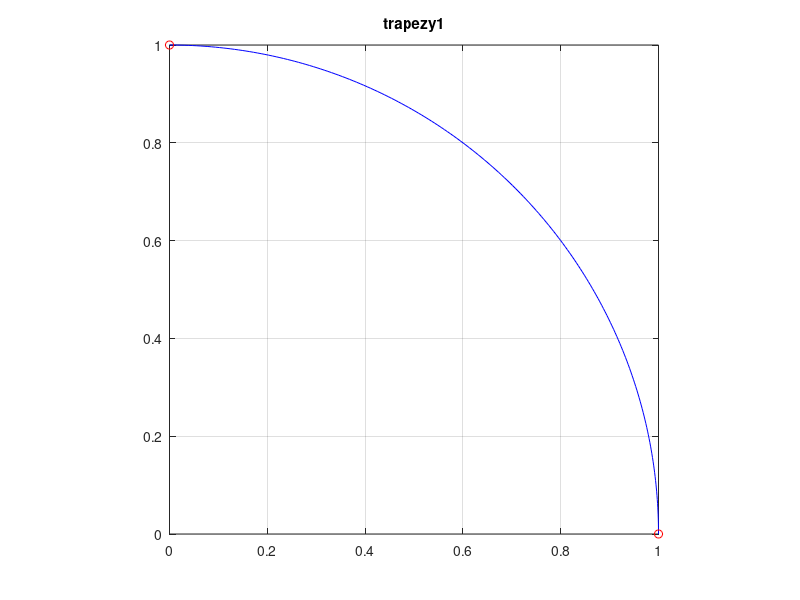
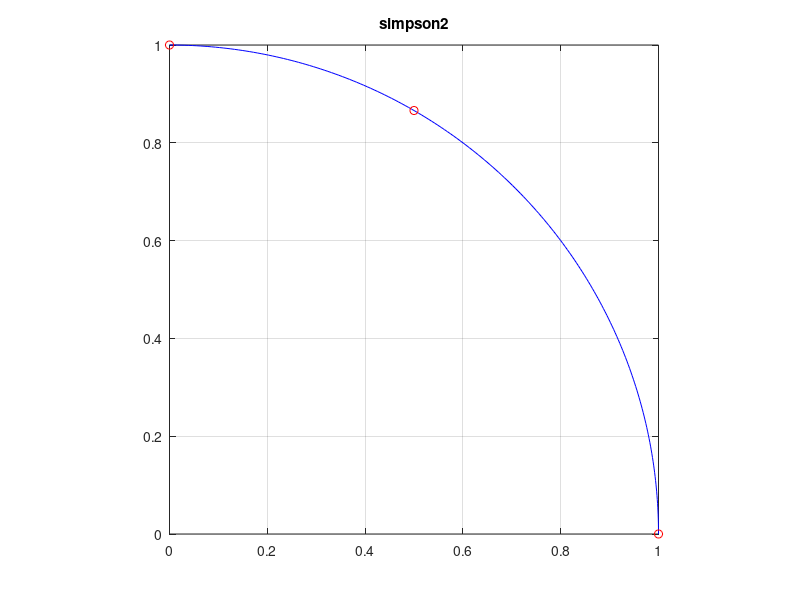
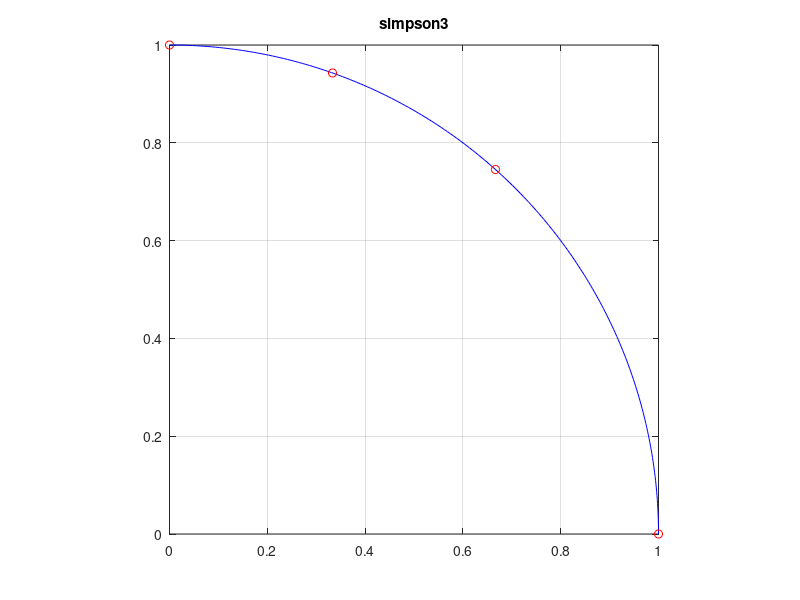
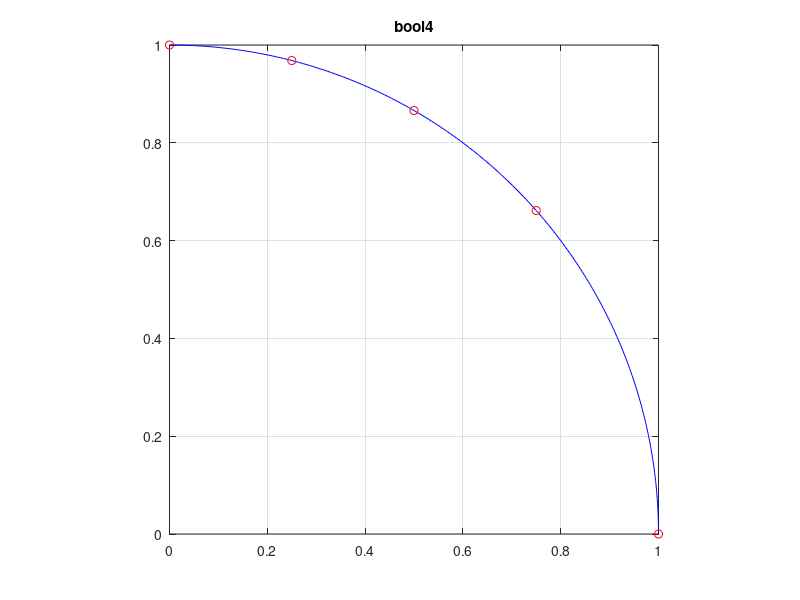

These charts were generated, in order, by the following MATLAB code:
clear all; close all; format long;
Methods={ % nazwa metody
'trapezy1',
'simpson2',
'simpson3',
'bool4'
};
Ns=2:5; % liczba wezlow
W={ % wagi wezlow:
[1 1]/2, % trapezy 1
[1 4 1]/3, % Simpson 2
[1 3 3 1]*3/8, % Simpson 3
[7 32 12 32 7]*2/45 % Boole 4
};
alf = 0 : (pi/2)/200 : pi/2; c=cos(alf); s=sin(alf);
for i = 1:length(Ns) % PETLA - wybor metody
    metoda = Methods{i} % nazwa metody
    N = Ns(i); % liczba wezlow
    h = 1/(N-1); % odleglosc pomiedzy wezlami
    x = 0 : h : 1; % kolejne wartosci x
    y = sqrt(1-x.^2); % kolejnosci wartosci y (x^2 + y^2 = 1)
    PI = sum( W{i} .* y )*h*4 % suma kwadratur, czyli calka
    figure; plot(c,s,'b-',x,y,'ro'); title(metoda = Methods{i}); axis square; grid;
end